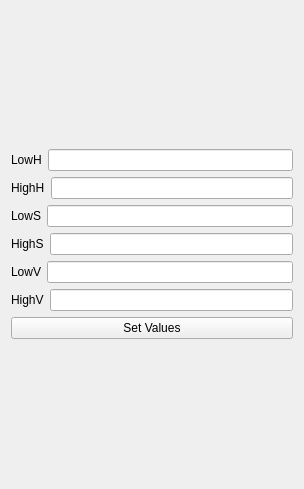
<?xml version="1.0" encoding="UTF-8"?>
<ui version="4.0">
 <class>TrackerParameterView</class>
 <widget class="QWidget" name="TrackerParameterView">
  <property name="geometry">
   <rect>
    <x>0</x>
    <y>0</y>
    <width>304</width>
    <height>489</height>
   </rect>
  </property>
  <property name="windowTitle">
   <string>Form</string>
  </property>
  <layout class="QGridLayout" name="gridLayout">
   <item row="0" column="0">
    <layout class="QVBoxLayout" name="verticalLayout">
     <item>
      <layout class="QHBoxLayout" name="horizontalLayout_2">
       <item>
        <widget class="QLabel" name="label_2">
         <property name="text">
          <string>LowH</string>
         </property>
        </widget>
       </item>
       <item>
        <widget class="QLineEdit" name="lineEdit_2_lowH"/>
       </item>
      </layout>
     </item>
     <item>
      <layout class="QHBoxLayout" name="horizontalLayout_6">
       <item>
        <widget class="QLabel" name="label_3">
         <property name="text">
          <string>HighH</string>
         </property>
        </widget>
       </item>
       <item>
        <widget class="QLineEdit" name="lineEdit_3_highH"/>
       </item>
      </layout>
     </item>
     <item>
      <layout class="QHBoxLayout" name="horizontalLayout_7">
       <item>
        <widget class="QLabel" name="label_4">
         <property name="text">
          <string>LowS</string>
         </property>
        </widget>
       </item>
       <item>
        <widget class="QLineEdit" name="lineEdit_4_lowS"/>
       </item>
      </layout>
     </item>
     <item>
      <layout class="QHBoxLayout" name="horizontalLayout_5">
       <item>
        <widget class="QLabel" name="label_5">
         <property name="text">
          <string>HighS</string>
         </property>
        </widget>
       </item>
       <item>
        <widget class="QLineEdit" name="lineEdit_5_HighS"/>
       </item>
      </layout>
     </item>
     <item>
      <layout class="QHBoxLayout" name="horizontalLayout_4">
       <item>
        <widget class="QLabel" name="label_6">
         <property name="text">
          <string>LowV</string>
         </property>
        </widget>
       </item>
       <item>
        <widget class="QLineEdit" name="lineEdit_6_LowV"/>
       </item>
      </layout>
     </item>
     <item>
      <layout class="QHBoxLayout" name="horizontalLayout_8">
       <item>
        <widget class="QLabel" name="label_7">
         <property name="text">
          <string>HighV</string>
         </property>
        </widget>
       </item>
       <item>
        <widget class="QLineEdit" name="lineEdit_7_HighV"/>
       </item>
      </layout>
     </item>
     <item>
      <widget class="QPushButton" name="pushButton">
       <property name="text">
        <string>Set Values</string>
       </property>
      </widget>
     </item>
    </layout>
   </item>
  </layout>
 </widget>
 <resources/>
 <connections/>
</ui>
